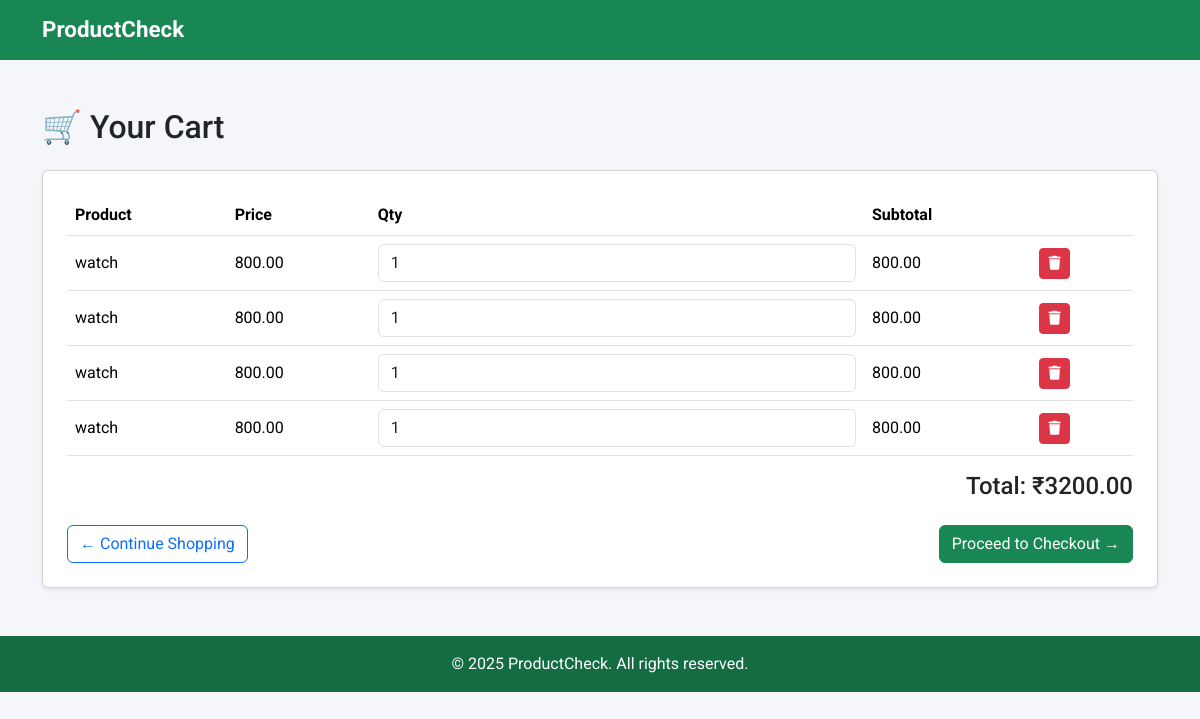
Before: /cart/ (signed in) with the older database file.
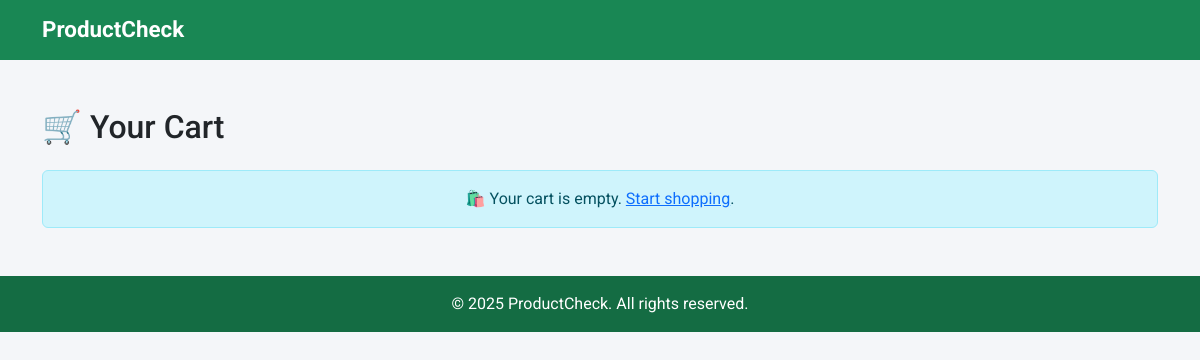
After: the same page with the newer database file.
### shops/models.py (models this page shows, shortened)
class Order(models.Model):
    user = models.ForeignKey(User, on_delete=models.CASCADE)
    shop = models.ForeignKey(Shop, on_delete=models.CASCADE, null=True, blank=True)
    item = models.ForeignKey(Item, on_delete=models.CASCADE, null=True, blank=True)
    quantity = models.PositiveIntegerField(default=1)
    total_price = models.DecimalField(max_digits=10, decimal_places=2)
    status = models.CharField(
        max_length=20,
        choices=[("pending", "Pending"), ("shipped", "Shipped"), ("delivered", "Delivered")],
        default="pending"
    )
    created_at = models.DateTimeField(auto_now_add=True)
    payment_method = models.CharField(
        max_length=50,
        choices=[
            ("cod", "Cash on Delivery"),
            ("upi", "UPI"),
            ("card", "Credit/Debit Card"),
            ("netbanking", "Net Banking"),
        ],
        default="cod"
    )

class Item(models.Model):
    shop = models.ForeignKey(Shop, on_delete=models.CASCADE, related_name="items")
    item_id = models.AutoField(primary_key=True)
    name = models.CharField(max_length=100)
    quantity = models.IntegerField()
    price = models.DecimalField(max_digits=10, decimal_places=2)
    description = models.TextField(blank=True)
    image = models.ImageField(upload_to='products/', blank=True, null=True)

### shops/views.py (the view, shortened to what this page needs)
# urls.py: path("cart/", views.cart, name="cart"),
@login_required
def cart(request):
    user = request.user
    cart_items = Order.objects.filter(user=user, status="Pending")
    total_amount = sum(o.total_price for o in cart_items)
    return render(request, "shops/cart.html", {
        "cart_items": cart_items,
        "total_amount": total_amount,
    })

### templates/shops/cart.html (shortened to what this page needs)
{% extends "base.html" %}
{% load static %}
{% block content %}
<div class="container my-5">
    <h2 class="mb-4">🛒 Your Cart</h2>
    {% if cart_items %}
    <div class="card shadow-sm p-4">
        <table class="table align-middle" id="cart_table">
            <thead>
                <tr>
                    <th>Product</th>
                    <th>Price</th>
                    <th>Qty</th>
                    <th>Subtotal</th>
                    <th></th>
                </tr>
            </thead>
            <tbody>
                {% for order in cart_items %}
                <tr id="order_row_{{ order.id }}">
                    <td>
                        <div class="d-flex align-items-center">
                            <span>{{ order.item.name }}</span>
                        </div>
                    </td>
                    <td class="item_price">{{ order.item.price }}</td>
                    <td>
                        <input type="number" min="1" class="form-control quantity_input" data-id="{{ order.id }}" value="{{ order.quantity }}">
                    </td>
                    <td class="subtotal">{{ order.total_price }}</td>
                    <td>
                        <button type="button" class="btn btn-danger btn-sm remove_order" data-id="{{ order.id }}">
                            <i class="fa fa-trash"></i>
                        </button>
                    </td>
                </tr>
                {% endfor %}
            </tbody>
        </table>
        <h4 class="text-end">Total: ₹<span id="total_amount">{{ total_amount }}</span></h4>
        <div class="d-flex justify-content-between mt-3">
            <a href="{% url 'shops:user_dashboard' %}" class="btn btn-outline-primary">
                ← Continue Shopping
            </a>
            <a href="{% url 'shops:checkout' %}" class="btn btn-success">
                Proceed to Checkout →
            </a>
        </div>
    </div>
    {% else %}
    <div class="alert alert-info text-center">
        🛍️ Your cart is empty. <a href="{% url 'shops:user_dashboard' %}">Start shopping</a>.
    </div>
    {% endif %}
</div>
{% endblock %}

### templates/base.html (shortened to what this page needs)
{% load static %}
<!DOCTYPE html>
<html lang="en">
<head>
    <link href="https://cdn.jsdelivr.net/npm/bootstrap@5.3.2/dist/css/bootstrap.min.css" rel="stylesheet">
    <link rel="stylesheet" href="https://cdnjs.cloudflare.com/ajax/libs/font-awesome/6.5.0/css/all.min.css">
</head>
<body>
<header>
    <nav class="navbar navbar-expand-lg">
        <div class="container">
            <a class="navbar-brand" href="{% url 'shops:home' %}">ProductCheck</a>
        </div>
    </nav>
</header>
<main>
    {% block content %}{% endblock %}
</main>
<footer class="text-white text-center py-3 mt-5">
    &copy; 2025 ProductCheck. All rights reserved.
</footer>
</body>
</html>

### templates/base.html (style rules this page uses)
body { font-family: 'Roboto', sans-serif; background: #f4f6f9; }
.navbar { background-color: #198754 !important; }
.navbar-brand { font-weight: 700; font-size: 1.4rem; color: white !important; }
footer { background-color: #146c43 !important; }

Changed rows visible on the page:
removed Order: item.name "watch", item.price "800.00", quantity "1", total_price "800.00"
removed Order: item.name "watch", item.price "800.00", quantity "1", total_price "800.00"
removed Order: item.name "watch", item.price "800.00", quantity "1", total_price "800.00"
removed Order: item.name "watch", item.price "800.00", quantity "1", total_price "800.00"
Other visible differences:
{{ total_amount }}: "3200.00" → (not shown)
text no longer shown: "Product Price Qty Subtotal Total: ₹ ← Continue Shopping Proceed to Checkout →"
text now shown: "🛍️ Your cart is empty. Start shopping ."
